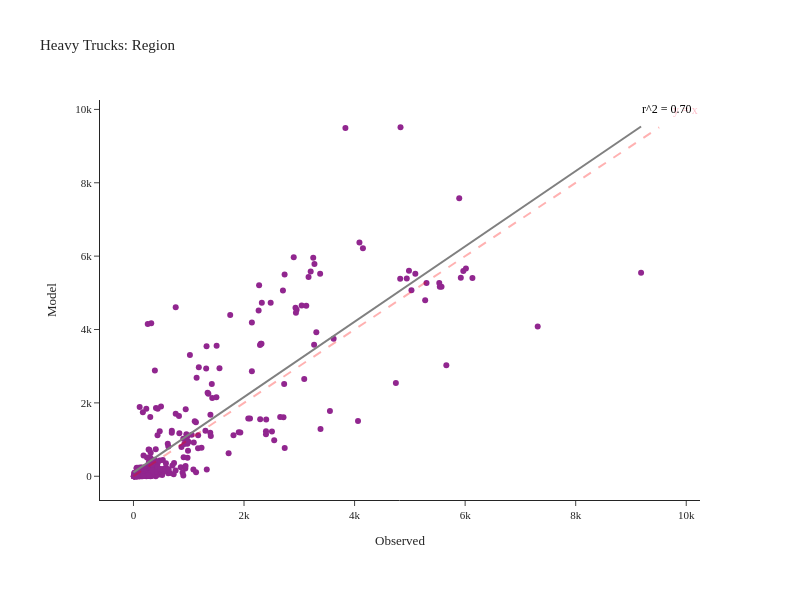

Source (notebook cell):
### Code cell
fig = create_truck_chart(df_daily_heavy, 'Heavy')
fig.show()

### Figure 1 — Plotly figure (JSON) as saved in the notebook; plotly's stock layout.template omitted (floating-point values rounded to 4 significant figures; data arrays with more than 128 entries replaced by an {"elided": "..."} marker saying what was removed)
{"data": [{"customdata": {"elided": "348x2 str values"}, "hovertemplate": "Observed=%{x}<br>Model=%{y}<br>location=%{customdata[0]}<br>County=%{customdata[1]}<extra></extra>", "legendgroup": "", "line": {"color": "Grey", "width": 2}, "marker": {"color": "#91268F", "symbol": "circle"}, "mode": "markers", "name": "", "orientation": "v", "showlegend": false, "type": "scatter", "x": {"elided": "348 int values"}, "xaxis": "x", "y": {"elided": "348 int values"}, "yaxis": "y"}, {"hovertemplate": "Observed=%{x}<br>Model=%{y}<extra></extra>", "legendgroup": "", "line": {"color": "Grey", "dash": "solid", "width": 2}, "marker": {"symbol": "circle"}, "mode": "lines", "name": "", "orientation": "v", "showlegend": false, "type": "scatter", "x": [0.0, 92.76, 185.5, 278.3, 371.0, 463.8, 556.5, 649.3, 742.1, 834.8, 927.6, 1020.0, 1113.0, 1206.0, 1299.0, 1391.0, 1484.0, 1577.0, 1670.0, 1762.0, 1855.0, 1948.0, 2041.0, 2133.0, 2226.0, 2319.0, 2412.0, 2504.0, 2597.0, 2690.0, 2783.0, 2875.0, 2968.0, 3061.0, 3154.0, 3247.0, 3339.0, 3432.0, 3525.0, 3618.0, 3710.0, 3803.0, 3896.0, 3989.0, 4081.0, 4174.0, 4267.0, 4360.0, 4452.0, 4545.0, 4638.0, 4731.0, 4823.0, 4916.0, 5009.0, 5102.0, 5194.0, 5287.0, 5380.0, 5473.0, 5565.0, 5658.0, 5751.0, 5844.0, 5936.0, 6029.0, 6122.0, 6215.0, 6308.0, 6400.0, 6493.0, 6586.0, 6679.0, 6771.0, 6864.0, 6957.0, 7050.0, 7142.0, 7235.0, 7328.0, 7421.0, 7513.0, 7606.0, 7699.0, 7792.0, 7884.0, 7977.0, 8070.0, 8163.0, 8255.0, 8348.0, 8441.0, 8534.0, 8626.0, 8719.0, 8812.0, 8905.0, 8997.0, 9090.0, 9183.0], "xaxis": "x", "y": [106.9, 202.2, 297.4, 392.6, 487.8, 583.1, 678.3, 773.5, 868.7, 964.0, 1059.0, 1154.0, 1250.0, 1345.0, 1440.0, 1535.0, 1631.0, 1726.0, 1821.0, 1916.0, 2011.0, 2107.0, 2202.0, 2297.0, 2392.0, 2488.0, 2583.0, 2678.0, 2773.0, 2869.0, 2964.0, 3059.0, 3154.0, 3249.0, 3345.0, 3440.0, 3535.0, 3630.0, 3726.0, 3821.0, 3916.0, 4011.0, 4106.0, 4202.0, 4297.0, 4392.0, 4487.0, 4583.0, 4678.0, 4773.0, 4868.0, 4963.0, 5059.0, 5154.0, 5249.0, 5344.0, 5440.0, 5535.0, 5630.0, 5725.0, 5821.0, 5916.0, 6011.0, 6106.0, 6201.0, 6297.0, 6392.0, 6487.0, 6582.0, 6678.0, 6773.0, 6868.0, 6963.0, 7058.0, 7154.0, 7249.0, 7344.0, 7439.0, 7535.0, 7630.0, 7725.0, 7820.0, 7916.0, 8011.0, 8106.0, 8201.0, 8296.0, 8392.0, 8487.0, 8582.0, 8677.0, 8773.0, 8868.0, 8963.0, 9058.0, 9153.0, 9249.0, 9344.0, 9439.0, 9534.0], "yaxis": "y"}], "layout": {"annotations": [{"align": "right", "font": {"color": "pink", "size": 12}, "showarrow": false, "text": "y = x", "x": 9987.0, "y": 9987.0}, {"align": "right", "font": {"color": "black", "size": 12}, "showarrow": false, "text": "r^2 = 0.70", "x": 9642.0, "y": 10010.0}], "height": 600, "legend": {"tracegroupgap": 0}, "margin": {"b": 100, "l": 100, "r": 100, "t": 100}, "shapes": [{"line": {"color": "Red", "dash": "dash", "width": 2}, "type": "line", "x0": 0, "x1": 9511, "y0": 0, "y1": 9511}], "title": {"text": "Heavy Trucks: Region"}, "width": 800, "xaxis": {"anchor": "y", "domain": [0.0, 1.0], "title": {"text": "Observed"}}, "yaxis": {"anchor": "x", "domain": [0.0, 1.0], "title": {"text": "Model"}}}}
